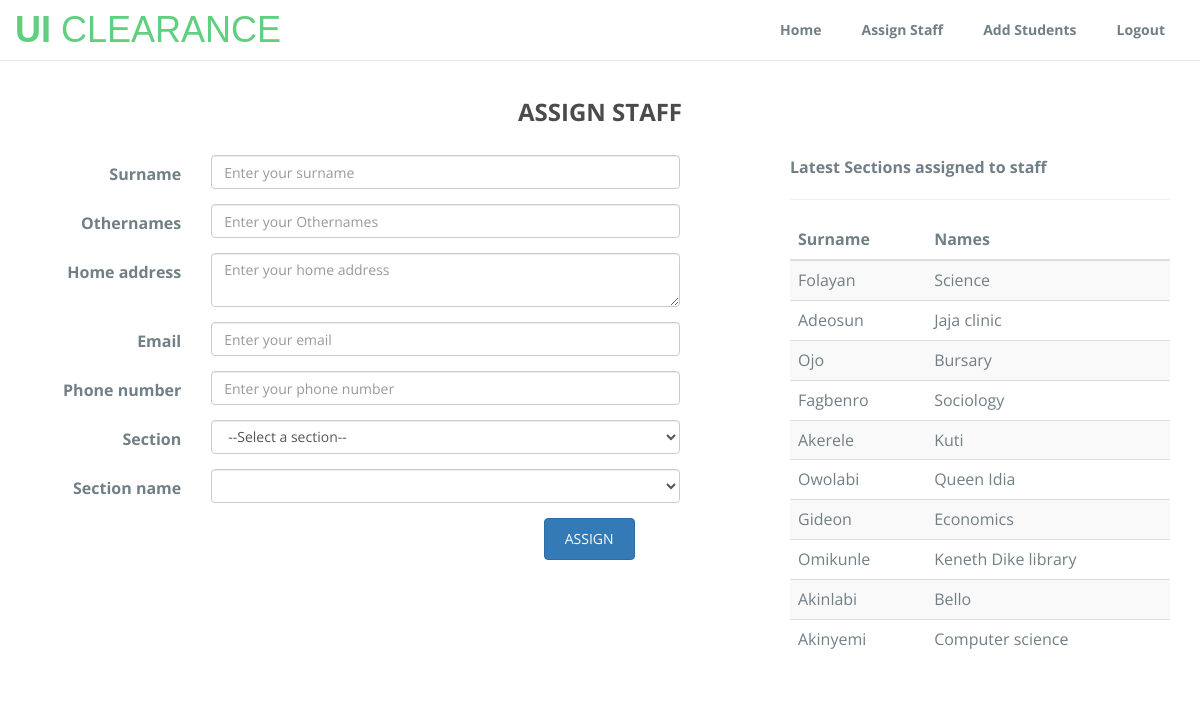
Page /views/admin/assignstaff.php (signed in) on the committed database.
### tables this page shows
CREATE TABLE IF NOT EXISTS `staff` (
  `id` int(10) unsigned NOT NULL,
  `surname` varchar(255) NOT NULL,
  `othername` varchar(255) NOT NULL,
  `home_address` varchar(255) NOT NULL,
  `email` varchar(255) NOT NULL,
  `password` varchar(255) NOT NULL,
  `phone_number` varchar(255) NOT NULL,
  `pre_section_id` int(11) NOT NULL,
  `section_id` varchar(255) NOT NULL
);

CREATE TABLE IF NOT EXISTS `faculty` (
  `id` int(10) unsigned NOT NULL,
  `name` varchar(255) NOT NULL
);

CREATE TABLE IF NOT EXISTS `section` (
  `id` int(11) NOT NULL,
  `name` varchar(50) NOT NULL
);

CREATE TABLE IF NOT EXISTS `department` (
  `id` int(10) unsigned NOT NULL,
  `fac_id` int(11) NOT NULL,
  `name` varchar(255) NOT NULL
);

CREATE TABLE IF NOT EXISTS `hall` (
  `id` int(10) unsigned NOT NULL,
  `name` varchar(255) NOT NULL
);

### class/Admin.php (called while the page is built, shortened)
<?php
class Admin {
	public $handle;
	public $db_name = "onlineclearance";
	public function __construct(){
		$this->handle = $this->dbEngine();
	}
	public function dbEngine(){
		try{
			$this->handle = new PDO("mysql:host=localhost;dbname=$this->db_name","root","");
				$this->handle->setAttribute(PDO::ATTR_ERRMODE,PDO::ERRMODE_EXCEPTION);
		}
		catch(PDOException $e){
			echo $e->getMessage();
		}
		return $this->handle;
	}
	public function role_assigned()
	{
		try
		{
			$this->stmt = $this->handle->prepare("SELECT id, pre_section_id, section_id FROM staff ORDER BY id DESC LIMIT 10");
			$this->stmt->execute();
			$result = $this->stmt->fetchAll();
			$table_name = "";
			foreach ($result as $key => $value) {
				if($value['pre_section_id'] == 1)
				{
					$table_name = "faculty";
				}
				if($value['pre_section_id'] == 2)
				{
					$table_name = "department";
				}
				if($value['pre_section_id'] == 3)
				{
					$table_name = "hall";
				}
				if($value['pre_section_id'] == 4)
				{
					$table_name = "section";
				}
				$staff_id = $value['id'];
				$stmt = $this->handle->prepare("SELECT stf.surname, stf.othername, stf.id, tbl.name FROM staff AS stf, $table_name AS tbl  WHERE stf.section_id = tbl.id AND stf.id  = '$staff_id' ORDER BY stf.id DESC ");
				$stmt->execute();
				$staff_fetch = $stmt->fetch();
				$all_staff[] = $staff_fetch;
			}
			return $all_staff;
		}
		catch(PDOException $e)
		{
			echo $e->getMessage();
		}
	}
}
?>

### views/admin/assignstaff.php (the view, shortened to what this page needs)
<?php
require_once "adminheader.php";
require_once "../../class/Admin.php";
$truth_value = false;
$all_staff = $admin_object->role_assigned();
?>
        <div class="modal-body padtrbl">
          <div class="login-box-body">
            <h3><p class="login-box-msg">ASSIGN STAFF</p></h3>
            <div class="row">
            <div class="col-sm-7">
              <form action="assignstaff.php" method="POST" class="form-horizontal" role = "form">
                <div class="form-group">
                  <label for="sname" class="col-sm-3 control-label">Surname</label>
                  <div class="col-sm-9">
                    <input type="text" name="sname" class="form-control" value="<?php if(isset($_POST['sname']) && $truth_value == false) { echo $_POST['sname']; } ?>" placeholder= "Enter your surname">
                  </div>
                </div>
                <div class="form-group">
                  <label for="oname" class="col-sm-3 control-label">Othernames</label>
                  <div class="col-sm-9">
                    <input type="text" name="oname" class="form-control" value="<?php if(isset($_POST['oname']) && $truth_value == false) { echo $_POST['oname']; } ?>" placeholder= "Enter your Othernames">
                  </div>
                </div>
                 <div class="form-group">
                  <label for="address" class="col-sm-3 control-label">Home address</label>
                  <div class="col-sm-9">
                    <textarea name="address" class="form-control" placeholder= "Enter your home address"><?php if(isset($_POST['address']) && $truth_value == false) { echo $_POST['address']; } ?></textarea>
                  </div>
                </div>
                <div class="form-group">
                  <label for="email" class="col-sm-3 control-label">Email</label>
                  <div class="col-sm-9">
                    <input type="email" name="email" class="form-control" value="<?php if(isset($_POST['email']) && $truth_value == false) { echo $_POST['email']; } ?>" placeholder= "Enter your email">
                  </div>
                </div>
                <div class="form-group">
                  <label for="phone_number" class="col-sm-3 control-label">Phone number</label>
                  <div class="col-sm-9">
                    <input type="text" name="phone_number" class="form-control" value="<?php if(isset($_POST['phone_number']) && $truth_value == false) { echo $_POST['phone_number']; } ?>" placeholder= "Enter your phone number">
                  </div>
                </div>
                <div class="form-group">
                  <label for="pre_section_list" class="col-sm-3 control-label">Section</label>
                  <div class="col-sm-9">
                    <select name= "pre_section_list" class="form-control" id="pre_section_list">
                      <option value="">--Select a section--</option>
                    </select>
                  </div>
                </div>
                <div class="form-group">
                  <label for="section_list" class="col-sm-3 control-label">Section name</label>
                  <div class="col-sm-9">
                    <select name= "section_list" class="form-control" id="section_list">
                    </select>
                  </div>
                </div>
                <div class="form-group">
                  <label for="inputEmail3" class="col-sm-9 control-label"></label>
                  <div class="col-sm-3">
                    <input type="submit" name="assignstaff" class="btn btn-primary" value="ASSIGN">
                  </div>
                </div>
              </form>
              </div>
              <div class="col-sm-1"></div>
              <div class="col-sm-4">
                <div class="row">
                  <b>Latest Sections assigned to staff</b>
                </div>
                <div class="row">
                  <h3><hr> </h3>
                </div>
                <div class="row">
                  <table class="table table-striped">
                    <thead>
                      <tr>
                        <th>Surname</th>
                        <th>Names</th>
                      </tr>
                    </thead>
                    <tbody>
                    <?php
                      foreach ($all_staff as $key => $value) {
                        ?>
                          <tr>
                          <td><?php echo $value['surname'] ?></td>
                          <td><?php echo $value['name'] ?></td>
                        </tr>
                        <?php
                      }
                    ?>
                    </tbody>
                  </table>
                  </div>
              </div>
            </div>
          </div>
        </div>

### css/style.css (style rules this page uses)
table { border-collapse: collapse; border-spacing: 0; }
h1, h2, h3, h4, h5, h6 { font-family: Open Sans, sans-serif; font-weight: 700; color: #4B4B4C; }
.login-box-body { padding: 15px 30px; }
.login-box-msg, .register-box-msg { margin: 0px; text-align: center; padding: 0px 20px 20px; }
.btn { padding: 10px 20px; }

### rows in the picture
staff: surname "Folayan", faculty.name "Science"
staff: surname "Adeosun", section.name "Jaja clinic"
staff: surname "Ojo", section.name "Bursary"
staff: surname "Fagbenro", department.name "Sociology"
staff: surname "Akerele", hall.name "Kuti"
staff: surname "Owolabi", hall.name "Queen Idia"
staff: surname "Gideon", department.name "Economics"
staff: surname "Omikunle", section.name "Keneth Dike library"
staff: surname "Akinlabi", hall.name "Bello"
staff: surname "Akinyemi", department.name "Computer science"
